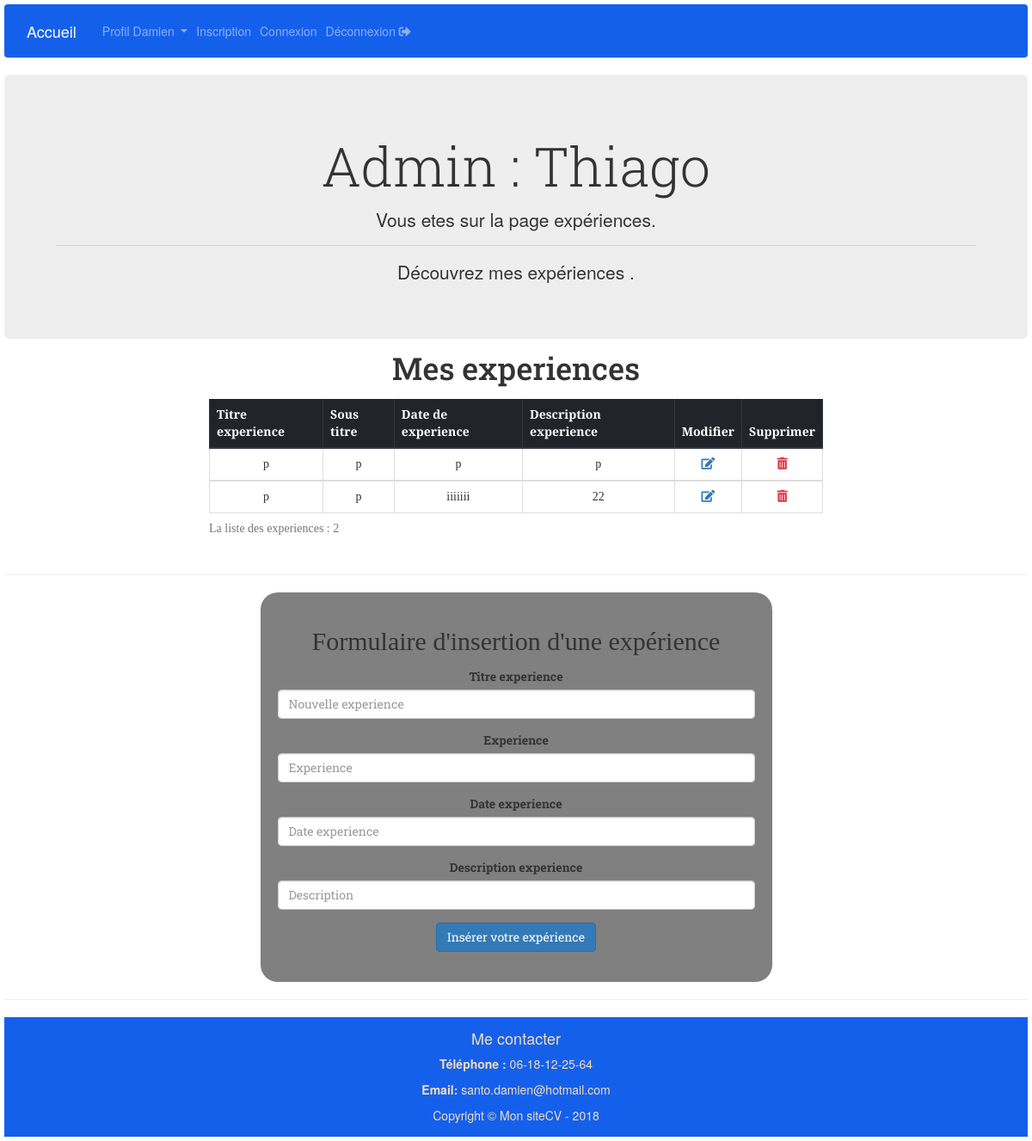
Screenshot of /experiences.php (signed in) with the database file from the repository.
### tables this page shows
CREATE TABLE `t_utilisateurs` (
  `id_utilisateur` int(3) NOT NULL,
  `prenom` varchar(45) NOT NULL,
  `nom` varchar(45) NOT NULL,
  `email` varchar(50) NOT NULL,
  `telephone` varchar(20) NOT NULL,
  `portable` varchar(20) NOT NULL,
  `mdp` varchar(15) NOT NULL,
  `pseudo` varchar(15) NOT NULL,
  `age` smallint(5) NOT NULL,
  `anniversaire` date NOT NULL,
  `genre` enum('Homme','Femme') NOT NULL,
  `civilite` enum('M','Mme') NOT NULL,
  `adresse` text NOT NULL,
  `code_postal` varchar(5) NOT NULL,
  `ville` varchar(30) NOT NULL,
  `pays` varchar(30) NOT NULL,
  `commentaire` text NOT NULL
);

CREATE TABLE `t_experiences` (
  `id_experience` int(3) NOT NULL,
  `titre_exp` varchar(150) NOT NULL,
  `stitre_exp` varchar(200) NOT NULL,
  `dates_exp` varchar(100) NOT NULL,
  `description_exp` text NOT NULL,
  `id_utilisateur` int(3) NOT NULL
);

### experiences.php (the view, shortened to what this page needs)
<?php require 'connexion.php';
if (isset($_SESSION['connexion_admin'])) {
    $id_utilisateur=$_SESSION['id_utilisateur'];
}else {
    header('location:authentification.php');
}
$sql = $pdoCV -> query(" SELECT * FROM t_utilisateurs WHERE id_utilisateur = '$id_utilisateur'");
$ligne_utilisateur = $sql-> fetch();
?>
<?php require 'inc/haut_page.php';?>
<?php require 'inc/navigation.php';?>
    <div class="jumbotron text-center mb-4">
        <h1 class="display-4">Admin : <?php echo $ligne_utilisateur['pseudo']; ?></h1>
        <p class="lead">Vous etes sur la page expériences.</p>
        <hr class="my-4">
        <p>Découvrez mes expériences .</p>
    </div>
    <h1 class="text-center mb-4 mt-4">Mes experiences</h1>
        <?php
            $sql = $pdoCV -> prepare("SELECT * FROM t_experiences WHERE id_utilisateur = '$id_utilisateur'");
            $sql -> execute();
            $nbr_experiences = $sql -> rowCount();
        ?>
        <div class="text-center table-responsive table-hover mt-4 ">
            <table class="table table-bordered mb-4 mx-auto">
            <caption>La liste des experiences : <?php echo $nbr_experiences; ?></caption>
                <thead class="thead-dark">
                    <tr>
                        <th>Titre experience</th>
                        <th>Sous titre</th>
                        <th>Date de experience</th>
                        <th>Description experience</th>
                        <th>Modifier</th>
                        <th>Supprimer</th>
                    </tr>
                </thead>
                <?php
                while($ligne_experience = $sql -> fetch())
                    {
                ?>
                <tbody>
                    <tr>
                        <td><?php echo $ligne_experience['titre_exp']; ?></td>
                        <td><?php echo $ligne_experience['stitre_exp']; ?></td>
                        <td><?php echo $ligne_experience['dates_exp']; ?></td>
                        <td><?php echo $ligne_experience['description_exp']; ?></td>
                        <td>
                            <a class="href" href="modif_experience.php?id_experience=<?php echo $ligne_experience['id_experience']; ?> "><i class="fas fa-edit"></i></a>
                        </td>
                        <td class="td">
                            <a class="href" href="experiences.php?id_experience=<?php echo $ligne_experience['id_experience']; ?>"><i class="fas fa-trash-alt text-danger"></i></a>
                        </td>
                    </tr>
                <?php
                    }
                ?>
                </tbody>
            </table>
        </div>
        <hr>
        <div class="formulaire text-center mx-auto">
        <h2 class="text-center mb-4">Formulaire d'insertion d'une expérience</h2>
            <form action="experiences.php" method="post">
                <div class="form-group">
                    <label for="titre_exp">Titre experience</label>
                    <input type="text" name="titre_exp" placeholder="Nouvelle experience" class="form-control" required>
                </div>
                <div class="form-group">
                    <label for="stitre_exp">Experience</label>
                    <input type="text" name="stitre_exp" placeholder="Experience" class="form-control" required>
                </div>
                <div class="form-group">
                    <label for="dates_exp">Date experience</label>
                    <input type="text" name="dates_exp" placeholder="Date experience" class="form-control" required>
                </div>
                <div class="form-group">
                    <label for="description_exp">Description experience</label>
                    <input type="text" name="description_exp" placeholder="Description" class="form-control" required>
                </div>
                <div class="form-group">
                    <button type="submit" class="btn btn-primary">Insérer votre expérience</button>
                </div>
            </form>
        </div>
<?php require 'inc/bas_page.php';?>

### inc/navigation.php (shortened to what this page needs)
<nav class="navbar navbar-expand-sm navbar-dark text-white">
    <a class="navbar-brand" href="index.php">Accueil </a>
    <ul class="navbar-nav">
    <li class="nav-item dropdown">
      <a class="nav-link dropdown-toggle" href="#" id="navbardrop" data-toggle="dropdown">
        Profil <?php echo $ligne_utilisateur['prenom']; ?>
      </a>
    </li>
    <li class="nav-item">
      <a class="nav-link" href="#">Inscription</a>
    </li>
    <li class="nav-item">
      <a class="nav-link" href="connexion.php">Connexion</a>
    </li>
    <li class="nav-item">
      <a class="nav-link" href="../admin/index.php?quitter=oui" title="déconnecter vous ! ">Déconnexion <i class="fas fa-sign-out-alt"></i></a>
    </li>
  </ul>
</nav>

### css/style.css (style rules this page uses)
.navbar { background: rgb(21, 96, 235); }
.formulaire { font-family: 'Roboto Slab', serif; width: 50%; background: grey; margin: 0 auto; padding: 20px; border-radius: 20px; }
h1 { font-family: 'Roboto Slab', serif; }
h2 { font-family: 'PT Serif', serif; }
.table { font-family: 'PT Serif', serif; width: 60%; }

### rows the page displays
t_utilisateurs: prenom "Damien", pseudo "Thiago"
t_experiences: titre_exp "p", stitre_exp "p", dates_exp "p", description_exp "p"
t_experiences: titre_exp "p", stitre_exp "p", dates_exp "iiiiiii", description_exp "22"

### other values shown
$nbr_experiences "2"
